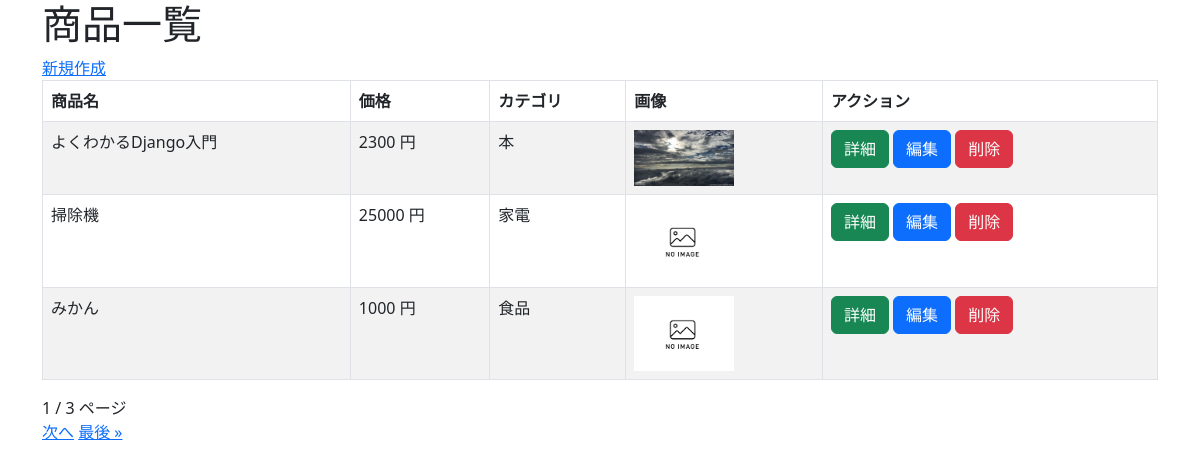
/crud/, run on the app's committed database.
### crud/models.py (models this page shows, shortened)
class Product(models.Model):
    name = models.CharField(max_length=200)
    price = models.PositiveIntegerField()
    category = models.ForeignKey(Category, on_delete=models.CASCADE)
    img = models.ImageField(blank=True, default='noImage.png')
    detail = models.TextField(blank=True,null=True)

class Category(models.Model):
    name = models.CharField(max_length=200)
    def __str__(self):
        return self.name

### crud/views.py (the view)
# urls.py: path('crud/', views.ProductListView.as_view(), name="list"),
class ProductListView(ListView):
    model = Product
    paginate_by = 3

### crud/templates/crud/product_list.html (shortened to what this page needs)
{% extends "base.html" %}
 {% block content %}
 <h1>商品一覧</h1>
 <a href="{% url 'new' %}">新規作成</a>
 <table class="table table-striped table-hover table-bordered">
     <thead>
         <tr>
             <th>商品名</th>
             <th>価格</th>
             <th>カテゴリ</th>
             <th>画像</th>
             <th>アクション</th>
         </tr>
     </thead>
     {% for product in object_list %}
     <tr>
         <td>{{ product.name }}</td>
         <td>{{ product.price }} 円</td>
         <td>{{ product.category }}</td>
         <td><img src="{{ product.img.url }}" style="width:100px; height:auto;"></td>
         <td>
            <button class="btn btn-success" onclick="location.href='{% url 'detail' pk=product.pk %}'">詳細</button>
            <button class="btn btn-primary" onclick="location.href='{% url 'edit' pk=product.pk %}'">編集</button>
            <button class="btn btn-danger" onclick="location.href='{% url 'delete' pk=product.pk %}'">削除</button>
        </td>
     </tr>
     {% endfor %}
 </table>
 {{ page_obj.number }} / {{ page_obj.paginator.num_pages }} ページ<br>
 {% if page_obj.has_next %}
 <a href="?page={{ page_obj.next_page_number }}">次へ</a>
 <a href="?page={{ page_obj.paginator.num_pages }}">最後 &raquo;</a>
 {% endif %}
 {% endblock %}

### crud/templates/base.html (shortened to what this page needs)
<!DOCTYPE html>
<html lang="ja">
<head>
    <link href="https://cdn.jsdelivr.net/npm/bootstrap@5.3.0-alpha3/dist/css/bootstrap.min.css" rel="stylesheet">
</head>
<body>
    <div class="container">
        {% block content %}{% endblock %}
    </div>
</body>
</html>

### data on the page
Product: name "よくわかるDjango入門", price "2300", category "本", img (picture)
Product: name "掃除機", price "25000", category "家電", img (placeholder picture)
Product: name "みかん", price "1000", category "食品", img (placeholder picture)

### other printed values
{{ page_obj.number }} "1"
{{ page_obj.paginator.num_pages }} "3"
